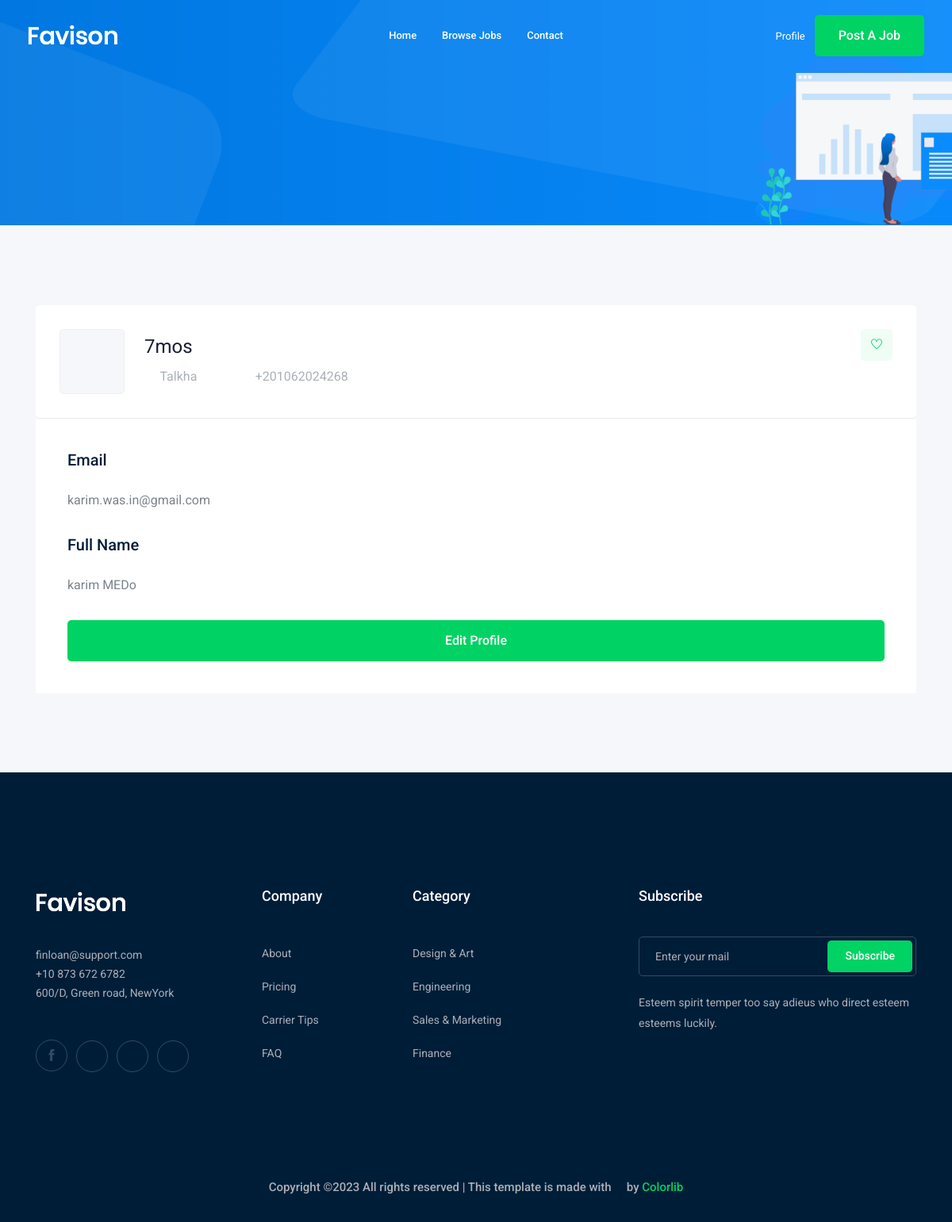
/accounts/profile/ (signed in), run on the app's committed database.
### accounts/models.py (models this page shows, shortened)
class Profile(models.Model):
    user = models.OneToOneField(User, on_delete=models.CASCADE)
    city = models.ForeignKey('City', related_name='user_city', on_delete=models.CASCADE, null=True, blank=True)
    phone_number = models.CharField(max_length=15)
    image = models.ImageField(upload_to='profile/')
    def __str__(self) -> str:
        return self.user.__str__()

class City(models.Model):
    name = models.CharField(max_length=20)
    def __str__(self) -> str:
        return str(self.name)

### accounts/views.py (the view)
# urls.py: path('profile/', views.view_profile, name='profile'),
def view_profile(request):
    profile = Profile.objects.get(user=request.user) # get the current user object
    context = {'profile': profile}
    return render(request, 'accounts/profile.html', context)

### accounts/templates/accounts/profile.html (shortened to what this page needs)
{% extends 'base.html' %}
{% load bootstrap4 %}
{% block body %}
    <div class="bradcam_area bradcam_bg_1">
        <div class="container">
            <div class="row">
                <div class="col-xl-12">
                </div>
            </div>
        </div>
    </div>
    <div class="job_details_area">
        <div class="container">
            <div class="row">
                <div class="col-lg-12">
                    <div class="job_details_header">
                        <div class="single_jobs white-bg d-flex justify-content-between">
                            <div class="jobs_left d-flex align-items-center">
                                <div class="thumb">
                                </div>
                                <div class="jobs_conetent">
                                    <a href="#"><h4>{{profile}}</h4></a>
                                    <div class="links_locat d-flex align-items-center">
                                        <div class="location">
                                            <p> <i class="fa fa-map-marker"></i>{{profile.city}}</p>
                                        </div>
                                        <div class="location">
                                            <p> <i class="fa fa-clock-o"></i> {{profile.phone_number}}</p>
                                        </div>
                                    </div>
                                </div>
                            </div>
                            <div class="jobs_right">
                                <div class="apply_now">
                                    <a class="heart_mark" href="#"> <i class="ti-heart"></i> </a>
                                </div>
                            </div>
                        </div>
                    </div>
                    <div class="descript_wrap white-bg">
                        <div class="single_wrap">
                            <h4>Email</h4>
                            <p>{{profile.user.email}}</p>
                        </div>
                        <div class="single_wrap">
                            <h4>Full Name</h4>
                            <p>{{profile.user.first_name}} {{profile.user.last_name}}</p>
                        </div>
                        <a href="{% url 'accounts:edit_profile' %}"><button class="boxed-btn3 w-100" type="submit">Edit Profile</button></a>
                    </div>
                </div>
            </div>
        </div>
    </div>
{% endblock body %}

### data on the page
Profile: user.username "7mos", city "Talkha", phone_number "+201062024268", user.email "karim.was.in@gmail.com", user.first_name "karim", user.last_name "MEDo"
